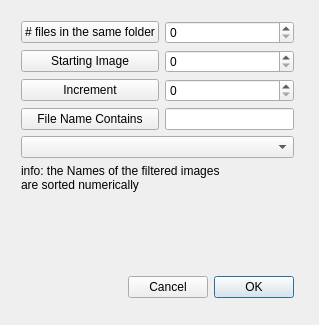
<?xml version="1.0" encoding="UTF-8"?>
<ui version="4.0">
 <class>import_images_tool</class>
 <widget class="QDialog" name="import_images_tool">
  <property name="geometry">
   <rect>
    <x>0</x>
    <y>0</y>
    <width>319</width>
    <height>325</height>
   </rect>
  </property>
  <property name="windowTitle">
   <string>Image Sequence</string>
  </property>
  <widget class="QWidget" name="layoutWidget">
   <property name="geometry">
    <rect>
     <x>21</x>
     <y>21</y>
     <width>273</width>
     <height>277</height>
    </rect>
   </property>
   <layout class="QVBoxLayout" name="verticalLayout">
    <item>
     <layout class="QGridLayout" name="gridLayout">
      <item row="0" column="0">
       <widget class="QPushButton" name="numimgButton">
        <property name="text">
         <string># files in the same folder</string>
        </property>
       </widget>
      </item>
      <item row="0" column="1">
       <widget class="QSpinBox" name="numimgBox"/>
      </item>
      <item row="1" column="0">
       <widget class="QPushButton" name="startimgButton">
        <property name="text">
         <string>Starting Image</string>
        </property>
       </widget>
      </item>
      <item row="1" column="1">
       <widget class="QSpinBox" name="startimgBox"/>
      </item>
      <item row="2" column="0">
       <widget class="QPushButton" name="incButton">
        <property name="text">
         <string>Increment</string>
        </property>
       </widget>
      </item>
      <item row="2" column="1">
       <widget class="QSpinBox" name="incBox"/>
      </item>
      <item row="3" column="0">
       <widget class="QPushButton" name="filterButton">
        <property name="text">
         <string>File Name Contains</string>
        </property>
       </widget>
      </item>
      <item row="3" column="1">
       <widget class="QLineEdit" name="filterEdit"/>
      </item>
      <item row="4" column="0" colspan="2">
       <widget class="QComboBox" name="comboPack"/>
      </item>
     </layout>
    </item>
    <item>
     <widget class="QLabel" name="label">
      <property name="text">
       <string>info: the Names of the filtered images 
are sorted numerically</string>
      </property>
     </widget>
    </item>
    <item>
     <spacer name="verticalSpacer">
      <property name="orientation">
       <enum>Qt::Vertical</enum>
      </property>
      <property name="sizeHint" stdset="0">
       <size>
        <width>20</width>
        <height>40</height>
       </size>
      </property>
     </spacer>
    </item>
    <item>
     <layout class="QHBoxLayout" name="horizontalLayout">
      <item>
       <spacer name="horizontalSpacer">
        <property name="orientation">
         <enum>Qt::Horizontal</enum>
        </property>
        <property name="sizeHint" stdset="0">
         <size>
          <width>40</width>
          <height>20</height>
         </size>
        </property>
       </spacer>
      </item>
      <item>
       <widget class="QPushButton" name="cancelButton">
        <property name="text">
         <string>Cancel</string>
        </property>
       </widget>
      </item>
      <item>
       <widget class="QPushButton" name="okButton">
        <property name="text">
         <string>OK</string>
        </property>
        <property name="default">
         <bool>true</bool>
        </property>
       </widget>
      </item>
     </layout>
    </item>
   </layout>
  </widget>
 </widget>
 <resources/>
 <connections>
  <connection>
   <sender>okButton</sender>
   <signal>clicked()</signal>
   <receiver>import_images_tool</receiver>
   <slot>accept()</slot>
   <hints>
    <hint type="sourcelabel">
     <x>145</x>
     <y>79</y>
    </hint>
    <hint type="destinationlabel">
     <x>76</x>
     <y>88</y>
    </hint>
   </hints>
  </connection>
  <connection>
   <sender>cancelButton</sender>
   <signal>clicked()</signal>
   <receiver>import_images_tool</receiver>
   <slot>reject()</slot>
   <hints>
    <hint type="sourcelabel">
     <x>243</x>
     <y>84</y>
    </hint>
    <hint type="destinationlabel">
     <x>280</x>
     <y>92</y>
    </hint>
   </hints>
  </connection>
 </connections>
</ui>
